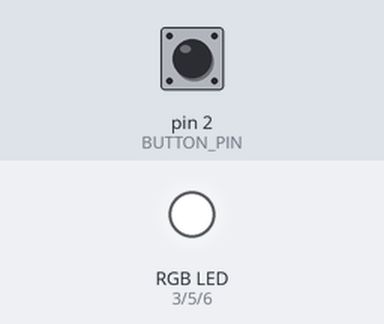
A sketch run on a simulated Arduino Uno, built with avr-gcc and run on an emulated ATmega328P. On the bench: an RGB LED mixed from three pins (HIGH = lit). The test bench sets the inputs (shaded band); at power-on: pin 2 (BUTTON_PIN) HIGH.

Above: at 1.2 s.
1.3 s: pin 2 (BUTTON_PIN) pulled LOW for 0.15 s
At 3.57 s:
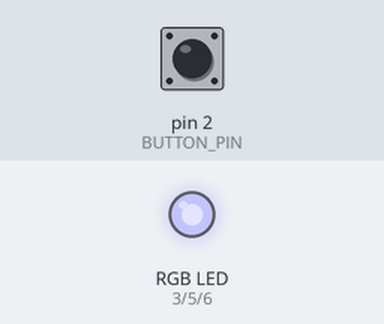
4.3 s: pin 2 (BUTTON_PIN) pulled LOW for 1 s
At 5.07 s:
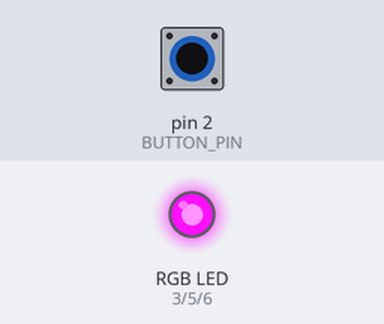
7.6 s: pin 2 (BUTTON_PIN) pulled LOW for 0.15 s
At 8.8 s:
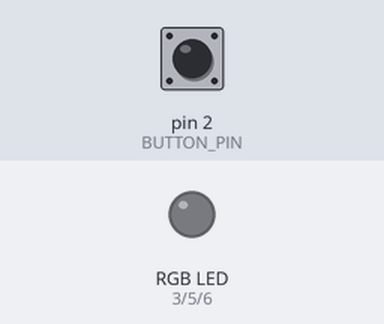
9.2 s: pin 2 (BUTTON_PIN) pulsed LOW 2 times (0.12 s each, 0.3 s apart)
At 10.25 s:
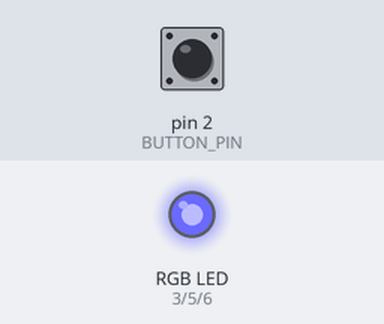
12.5 s: pin 2 (BUTTON_PIN) pulled LOW for 3.2 s
At 12.65 s:
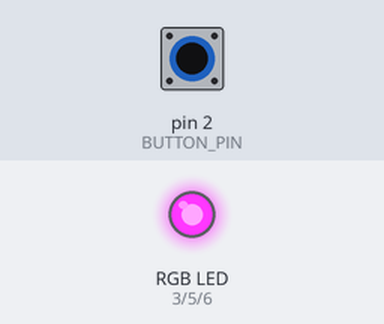
Timing chart, 0 to 15.5 s (numbered marks = the images above; inputs shaded):
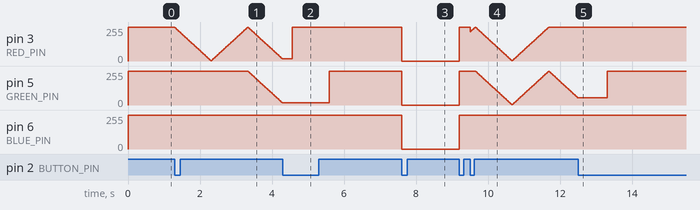

Measured:
- after the input at 1.3 s, pin 5 (GREEN_PIN): moves from 255/255 to 16/255 over 0.94 s, starting after 2.0 s
- after the input at 4.3 s, pin 6 (BLUE_PIN): stays 255/255 (without the input it goes to 250/255 after 3.1 s)
- after the input at 7.6 s, pin 3 (RED_PIN), pin 5 (GREEN_PIN), pin 6 (BLUE_PIN): 255/255 → 0/255 at once
- after the input at 9.2 s, pin 6 (BLUE_PIN): 0/255 → 255/255 at once
- after the input at 12.5 s, pin 3 (RED_PIN), pin 6 (BLUE_PIN): stops changing and stays 255/255

The sketch:

HW3-1.ino
```cpp
#define BUTTON_PIN 2
#define RED_PIN 3
#define GREEN_PIN 5
#define BLUE_PIN 6

int mode = 0;
bool lastButtonState = HIGH;
unsigned long lastDebounce = 0;

int colorIndex = 0;
int brightness = 0;
int fadeDirection = 1;
unsigned long lastUpdate = 0;

void setup() {
  pinMode(BUTTON_PIN, INPUT_PULLUP);
  pinMode(RED_PIN, OUTPUT);
  pinMode(GREEN_PIN, OUTPUT);
  pinMode(BLUE_PIN, OUTPUT);
  allOff();
}

void loop() {
  bool reading = digitalRead(BUTTON_PIN);

  if (reading == LOW && lastButtonState == HIGH && millis() - lastDebounce > 200) {
    lastDebounce = millis();
    mode++;
    if (mode > 3) mode = 0;
  }
  lastButtonState = reading;

  switch (mode) {
    case 0:
      allOff();
      break;
    case 1:
      rainbowBreath(20);
      break;
    case 2:
      rainbowBreath(5);
      break;
    case 3:
      setColor(255, 255, 255);
      break;
  }
}

void setColor(int r, int g, int b) {
  analogWrite(RED_PIN, 255 - r);
  analogWrite(GREEN_PIN, 255 - g);
  analogWrite(BLUE_PIN, 255 - b);
}

void allOff() {
  setColor(0, 0, 0);
}

void rainbowBreath(int stepDelay) {
  unsigned long now = millis();
  if (now - lastUpdate < stepDelay) return;
  lastUpdate = now;

  int colors[7][3] = {
    {255,   0,   0},
    {255, 255,   0},
    {  0, 255,   0},
    {  0, 255, 255},
    {  0,   0, 255},
    {255,   0, 255},
    {255, 255, 255}
  };

  brightness += fadeDirection * 5;
  if (brightness >= 255) {
    brightness = 255;
    fadeDirection = -1;
  } else if (brightness <= 0) {
    brightness = 0;
    fadeDirection = 1;
    colorIndex++;
    if (colorIndex >= 7) colorIndex = 0;
  }

  int r = (colors[colorIndex][0] * brightness) / 255;
  int g = (colors[colorIndex][1] * brightness) / 255;
  int b = (colors[colorIndex][2] * brightness) / 255;
  setColor(r, g, b);
}
```
